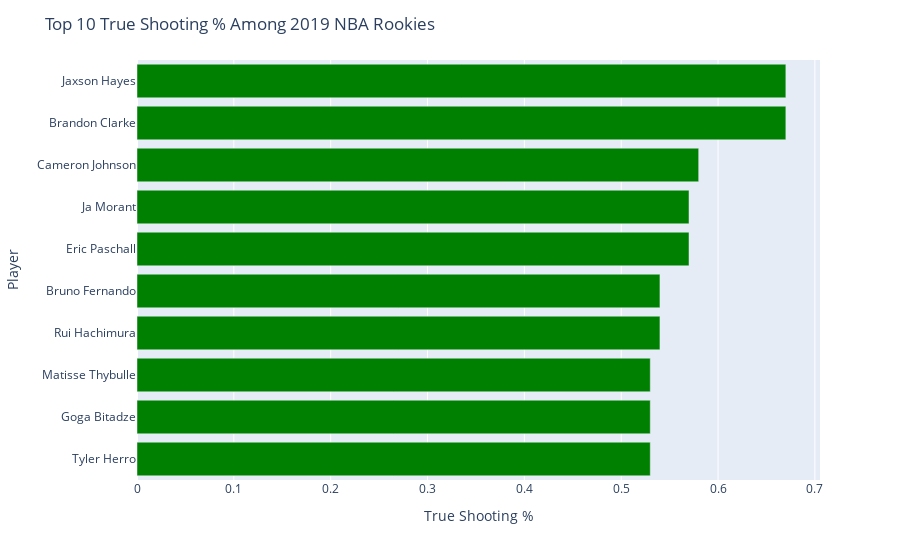

This figure's notebook cell:
### Code cell
fig = px.bar(sortedTS[:10], x='TS%', y='Player', orientation = 'h', color_discrete_sequence =['green']*10 )
fig.update_layout(
    title="Top 10 True Shooting % Among 2019 NBA Rookies",
    xaxis_title="True Shooting %",
    yaxis_title="Player",
    yaxis={'categoryorder':'total ascending'}
    )
fig.show()

### Figure 1 — Plotly figure (JSON) as saved in the notebook; plotly's stock layout.template omitted (floating-point values rounded to 4 significant figures)
{"data": [{"alignmentgroup": "True", "hoverlabel": {"namelength": 0}, "hovertemplate": "TS%=%{x}<br>Player=%{y}", "legendgroup": "", "marker": {"color": "green"}, "name": "", "offsetgroup": "", "orientation": "h", "showlegend": false, "textposition": "auto", "type": "bar", "x": [0.67, 0.67, 0.58, 0.57, 0.57, 0.54, 0.54, 0.53, 0.53, 0.53], "xaxis": "x", "y": ["Brandon Clarke", "Jaxson Hayes", "Cameron Johnson", "Eric Paschall", "Ja Morant", "Rui Hachimura", "Bruno Fernando", "Tyler Herro", "Goga Bitadze", "Matisse Thybulle"], "yaxis": "y"}], "layout": {"barmode": "relative", "legend": {"tracegroupgap": 0}, "margin": {"t": 60}, "title": {"text": "Top 10 True Shooting % Among 2019 NBA Rookies"}, "xaxis": {"anchor": "y", "domain": [0, 1], "title": {"text": "True Shooting %"}}, "yaxis": {"anchor": "x", "categoryorder": "total ascending", "domain": [0, 1], "title": {"text": "Player"}}}}
